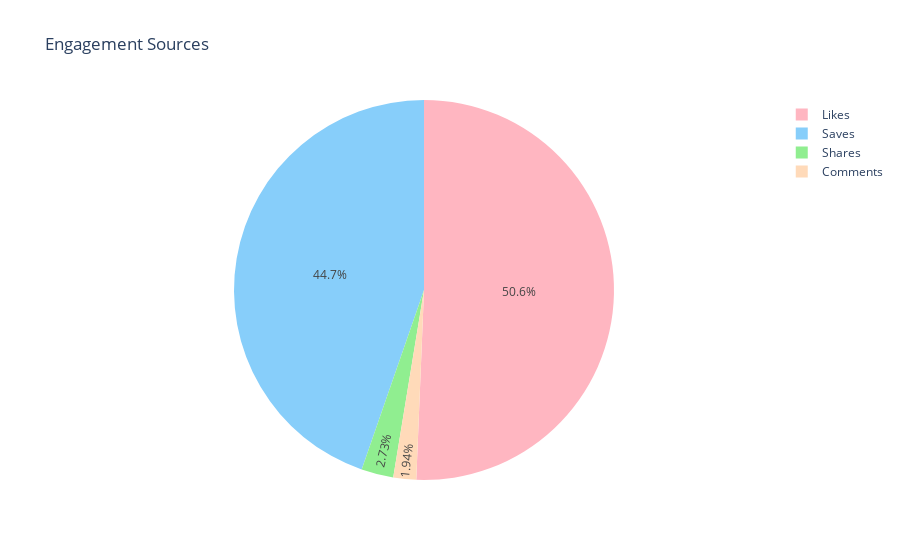

Write notebook code for a chart like this one.
### Code cell
# Distribution of engagement sources:

engagement_metrics = ['Saves', 'Comments', 'Shares', 'Likes']

engagement_counts = [data[metric].sum() for metric in engagement_metrics]

colors = ['#FFB6C1', '#87CEFA', '#90EE90', '#FFDAB9']

fig = px.pie(data_frame=data, names=engagement_metrics, 
             values=engagement_counts, 
             title='Engagement Sources',
             color_discrete_sequence=colors)

fig.show()

### Figure 1 — Plotly figure (JSON) as saved in the notebook; plotly's stock layout.template omitted (floating-point values rounded to 4 significant figures)
{"data": [{"domain": {"x": [0, 1], "y": [0, 1]}, "hovertemplate": "label=%{label}<br>value=%{value}<extra></extra>", "labels": ["Saves", "Comments", "Shares", "Likes"], "legendgroup": "", "name": "", "showlegend": true, "type": "pie", "values": [18244, 793, 1114, 20680]}], "layout": {"legend": {"tracegroupgap": 0}, "piecolorway": ["#FFB6C1", "#87CEFA", "#90EE90", "#FFDAB9"], "title": {"text": "Engagement Sources"}}}
